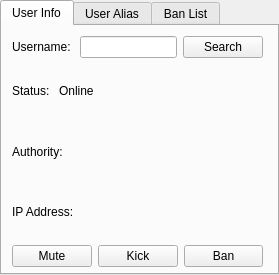
<?xml version="1.0" encoding="UTF-8"?>
<ui version="4.0">
 <class>ControlPanel</class>
 <widget class="QTabWidget" name="ControlPanel">
  <property name="geometry">
   <rect>
    <x>0</x>
    <y>0</y>
    <width>279</width>
    <height>275</height>
   </rect>
  </property>
  <property name="windowTitle">
   <string>Control Panel</string>
  </property>
  <property name="locale">
   <locale language="English" country="UnitedStates"/>
  </property>
  <property name="tabShape">
   <enum>QTabWidget::Rounded</enum>
  </property>
  <property name="currentIndex">
   <number>0</number>
  </property>
  <widget class="QWidget" name="userInfo">
   <attribute name="title">
    <string>User Info</string>
   </attribute>
   <widget class="QWidget" name="layoutWidget">
    <property name="geometry">
     <rect>
      <x>10</x>
      <y>10</y>
      <width>251</width>
      <height>231</height>
     </rect>
    </property>
    <layout class="QVBoxLayout" name="verticalLayout">
     <item>
      <layout class="QHBoxLayout" name="horizontalLayout">
       <item>
        <widget class="QLabel" name="label">
         <property name="text">
          <string>Username: </string>
         </property>
        </widget>
       </item>
       <item>
        <widget class="QLineEdit" name="userName"/>
       </item>
       <item>
        <widget class="QPushButton" name="searchUser">
         <property name="text">
          <string>Search</string>
         </property>
        </widget>
       </item>
      </layout>
     </item>
     <item>
      <layout class="QHBoxLayout" name="horizontalLayout_2">
       <item>
        <widget class="QLabel" name="label_2">
         <property name="text">
          <string>Status: </string>
         </property>
        </widget>
       </item>
       <item>
        <widget class="QLabel" name="status">
         <property name="sizePolicy">
          <sizepolicy hsizetype="Expanding" vsizetype="Preferred">
           <horstretch>0</horstretch>
           <verstretch>0</verstretch>
          </sizepolicy>
         </property>
         <property name="text">
          <string>Online</string>
         </property>
        </widget>
       </item>
      </layout>
     </item>
     <item>
      <layout class="QHBoxLayout" name="horizontalLayout_3">
       <item>
        <widget class="QLabel" name="label_4">
         <property name="sizePolicy">
          <sizepolicy hsizetype="Preferred" vsizetype="Preferred">
           <horstretch>0</horstretch>
           <verstretch>0</verstretch>
          </sizepolicy>
         </property>
         <property name="text">
          <string>Authority: </string>
         </property>
        </widget>
       </item>
       <item>
        <widget class="QLabel" name="authority">
         <property name="sizePolicy">
          <sizepolicy hsizetype="Expanding" vsizetype="Preferred">
           <horstretch>0</horstretch>
           <verstretch>0</verstretch>
          </sizepolicy>
         </property>
         <property name="text">
          <string/>
         </property>
        </widget>
       </item>
      </layout>
     </item>
     <item>
      <layout class="QHBoxLayout" name="horizontalLayout_4">
       <item>
        <widget class="QLabel" name="label_6">
         <property name="sizePolicy">
          <sizepolicy hsizetype="Preferred" vsizetype="Preferred">
           <horstretch>0</horstretch>
           <verstretch>0</verstretch>
          </sizepolicy>
         </property>
         <property name="text">
          <string>IP Address: </string>
         </property>
        </widget>
       </item>
       <item>
        <widget class="QLabel" name="ip">
         <property name="sizePolicy">
          <sizepolicy hsizetype="Expanding" vsizetype="Preferred">
           <horstretch>0</horstretch>
           <verstretch>0</verstretch>
          </sizepolicy>
         </property>
         <property name="text">
          <string/>
         </property>
        </widget>
       </item>
      </layout>
     </item>
     <item>
      <layout class="QHBoxLayout" name="horizontalLayout_5">
       <item>
        <widget class="QPushButton" name="mute">
         <property name="text">
          <string>Mute</string>
         </property>
        </widget>
       </item>
       <item>
        <widget class="QPushButton" name="kick">
         <property name="text">
          <string>Kick</string>
         </property>
        </widget>
       </item>
       <item>
        <widget class="QPushButton" name="ban">
         <property name="text">
          <string>Ban</string>
         </property>
        </widget>
       </item>
      </layout>
     </item>
    </layout>
   </widget>
  </widget>
  <widget class="QWidget" name="userAlias">
   <attribute name="title">
    <string>User Alias</string>
   </attribute>
   <widget class="QWidget" name="layoutWidget">
    <property name="geometry">
     <rect>
      <x>17</x>
      <y>10</y>
      <width>241</width>
      <height>221</height>
     </rect>
    </property>
    <layout class="QGridLayout" name="gridLayout">
     <item row="0" column="0">
      <widget class="QLineEdit" name="aliasName">
       <property name="text">
        <string/>
       </property>
      </widget>
     </item>
     <item row="0" column="1">
      <widget class="QPushButton" name="searchAlias">
       <property name="text">
        <string>Search</string>
       </property>
      </widget>
     </item>
     <item row="1" column="0" colspan="2">
      <widget class="QListWidget" name="aliasList">
       <property name="mouseTracking">
        <bool>false</bool>
       </property>
       <property name="editTriggers">
        <set>QAbstractItemView::NoEditTriggers</set>
       </property>
      </widget>
     </item>
    </layout>
   </widget>
  </widget>
  <widget class="QWidget" name="banList">
   <attribute name="title">
    <string>Ban List</string>
   </attribute>
   <widget class="QWidget" name="layoutWidget">
    <property name="geometry">
     <rect>
      <x>10</x>
      <y>10</y>
      <width>251</width>
      <height>231</height>
     </rect>
    </property>
    <layout class="QGridLayout" name="gridLayout_2">
     <item row="0" column="0" colspan="3">
      <widget class="QTableWidget" name="banTable">
       <property name="locale">
        <locale language="English" country="UnitedStates"/>
       </property>
       <property name="editTriggers">
        <set>QAbstractItemView::NoEditTriggers</set>
       </property>
       <property name="alternatingRowColors">
        <bool>true</bool>
       </property>
       <property name="selectionBehavior">
        <enum>QAbstractItemView::SelectRows</enum>
       </property>
       <property name="showGrid">
        <bool>false</bool>
       </property>
       <property name="gridStyle">
        <enum>Qt::SolidLine</enum>
       </property>
       <property name="sortingEnabled">
        <bool>false</bool>
       </property>
       <property name="cornerButtonEnabled">
        <bool>false</bool>
       </property>
       <attribute name="horizontalHeaderStretchLastSection">
        <bool>true</bool>
       </attribute>
       <attribute name="verticalHeaderVisible">
        <bool>false</bool>
       </attribute>
       <attribute name="verticalHeaderDefaultSectionSize">
        <number>19</number>
       </attribute>
       <attribute name="verticalHeaderVisible">
        <bool>false</bool>
       </attribute>
       <attribute name="verticalHeaderDefaultSectionSize">
        <number>19</number>
       </attribute>
       <attribute name="horizontalHeaderStretchLastSection">
        <bool>true</bool>
       </attribute>
       <column>
        <property name="text">
         <string>Username</string>
        </property>
       </column>
       <column>
        <property name="text">
         <string>Banned IP</string>
        </property>
       </column>
      </widget>
     </item>
     <item row="1" column="0">
      <widget class="QPushButton" name="refresh">
       <property name="text">
        <string>Refresh</string>
       </property>
      </widget>
     </item>
     <item row="1" column="1">
      <widget class="QPushButton" name="unban">
       <property name="text">
        <string>Unban</string>
       </property>
      </widget>
     </item>
     <item row="1" column="2">
      <widget class="QPushButton" name="banIP">
       <property name="text">
        <string>Ban IP ...</string>
       </property>
      </widget>
     </item>
    </layout>
   </widget>
  </widget>
 </widget>
 <resources/>
 <connections/>
</ui>
